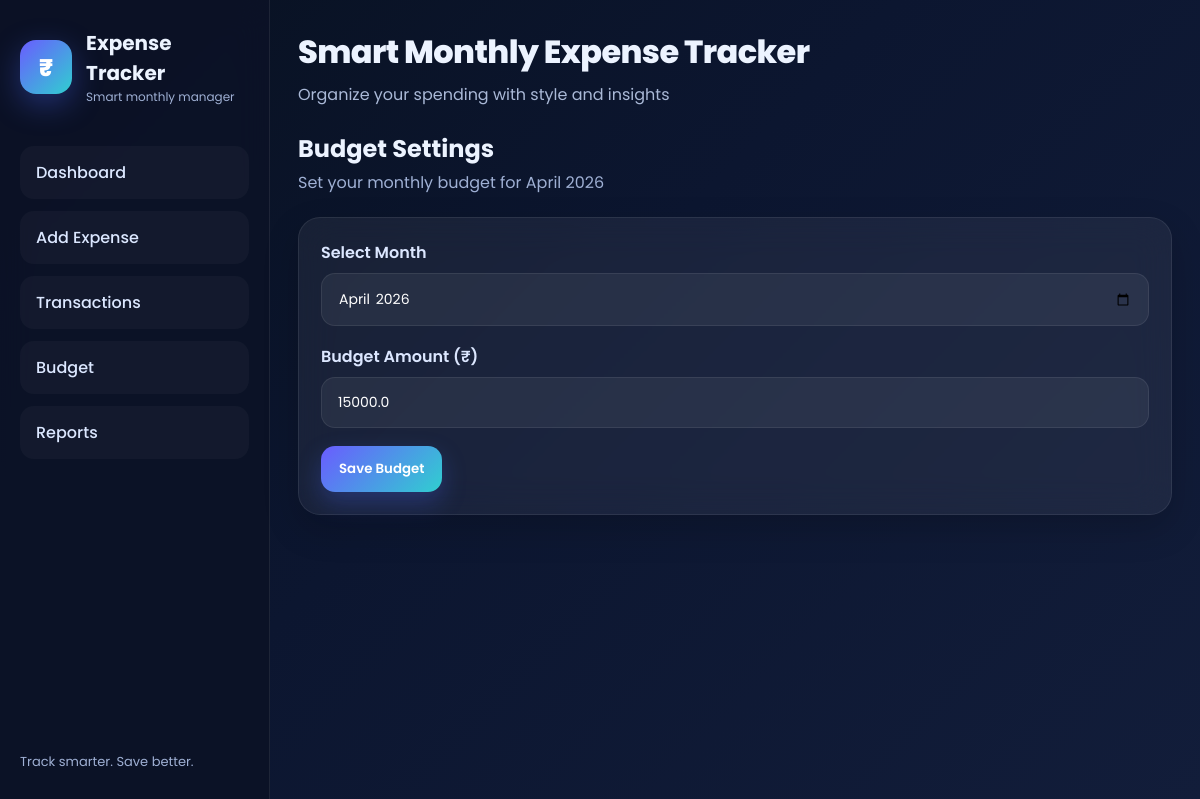
The page /budget on the database as committed earlier.
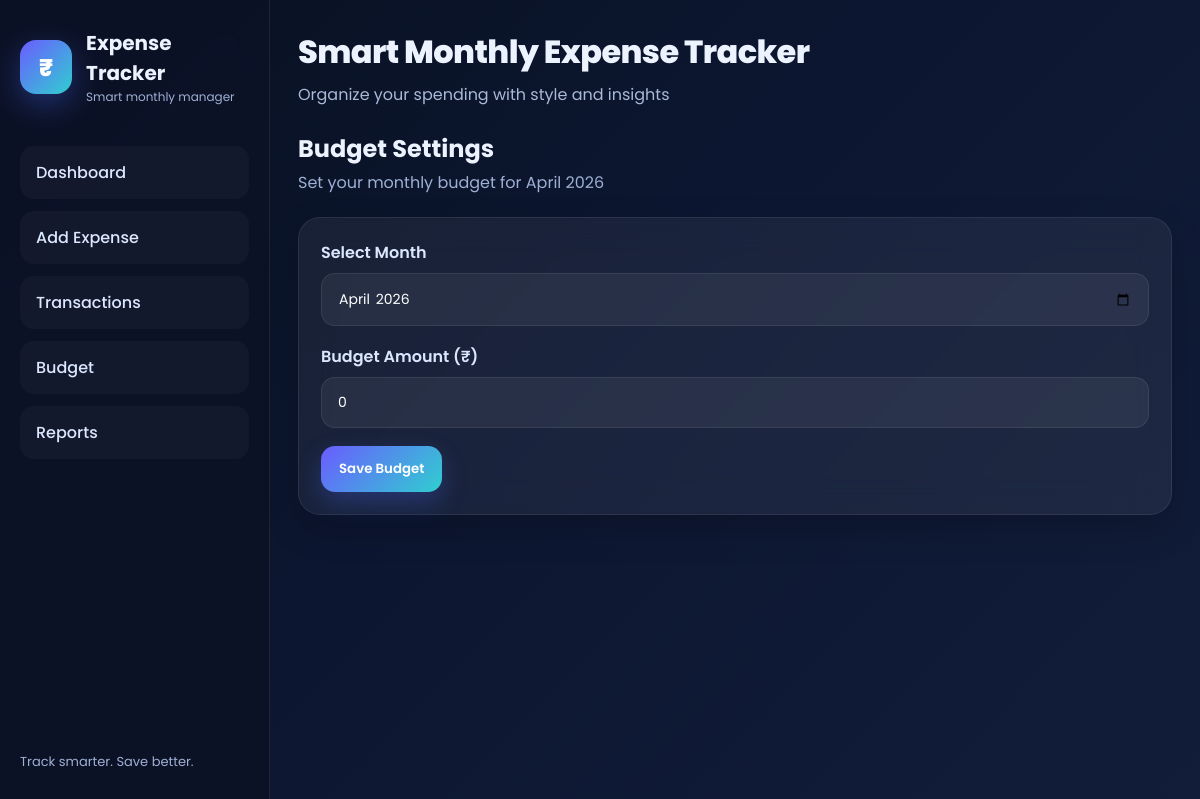
The same page on the database as committed later.
### tables this page shows
CREATE TABLE budgets (
            id INTEGER PRIMARY KEY AUTOINCREMENT,
            month TEXT UNIQUE NOT NULL,
            amount REAL NOT NULL
        );

### app.py (the view, shortened to what this page needs)
@app.route("/budget", methods=["GET", "POST"])
def budget():
    init_db()
    months_list = get_available_months()
    selected_month = request.args.get("month", get_current_month())
    saved_budget = get_budget_for_month(selected_month)
    return render_template(
        "budget.html",
        selected_month=selected_month,
        saved_budget=saved_budget,
        month_name=get_month_name(selected_month),
        months_list=months_list
    )

### app.py (called while the page is built)
def get_db_connection():
    conn = sqlite3.connect(DB_NAME)
    conn.row_factory = sqlite3.Row
    return conn

def init_db():
    conn = get_db_connection()
    cursor = conn.cursor()
    cursor.execute("""
        CREATE TABLE IF NOT EXISTS expenses (
            id INTEGER PRIMARY KEY AUTOINCREMENT,
            amount REAL NOT NULL,
            category TEXT NOT NULL,
            date TEXT NOT NULL,
            note TEXT
        )
    """)
    cursor.execute("""
        CREATE TABLE IF NOT EXISTS budgets (
            id INTEGER PRIMARY KEY AUTOINCREMENT,
            month TEXT UNIQUE NOT NULL,
            amount REAL NOT NULL
        )
    """)
    conn.commit()
    conn.close()

def get_current_month():
    return datetime.now().strftime("%Y-%m")

def get_month_name(month_str):
    try:
        return datetime.strptime(month_str, "%Y-%m").strftime("%B %Y")
    except ValueError:
        return month_str

def get_budget_for_month(month):
    conn = get_db_connection()
    budget = conn.execute(
        "SELECT amount FROM budgets WHERE month = ?",
        (month,)
    ).fetchone()
    conn.close()
    return budget["amount"] if budget else 0

### templates/budget.html
{% extends 'base.html' %}
{% block content %}
<div class="page-header">
    <div>
        <h2>Budget Settings</h2>
        <p>Set your monthly budget for {{ month_name }}</p>
    </div>
</div>
<section class="form-panel">
    <form method="POST" class="expense-form">
        <div class="form-group">
            <label>Select Month</label>
            <input type="month" name="month" required value="{{ selected_month }}">
        </div>
        <div class="form-group">
            <label>Budget Amount (₹)</label>
            <input type="number" step="0.01" name="amount" required value="{{ saved_budget }}">
        </div>
        <div class="form-actions">
            <button type="submit" class="btn-primary">Save Budget</button>
        </div>
    </form>
</section>
{% endblock %}

Rows that differ between the two databases and show on the page:
removed budgets: amount "15000.0"
Other text that changed with them:
form field amount: (not shown) → "0"
